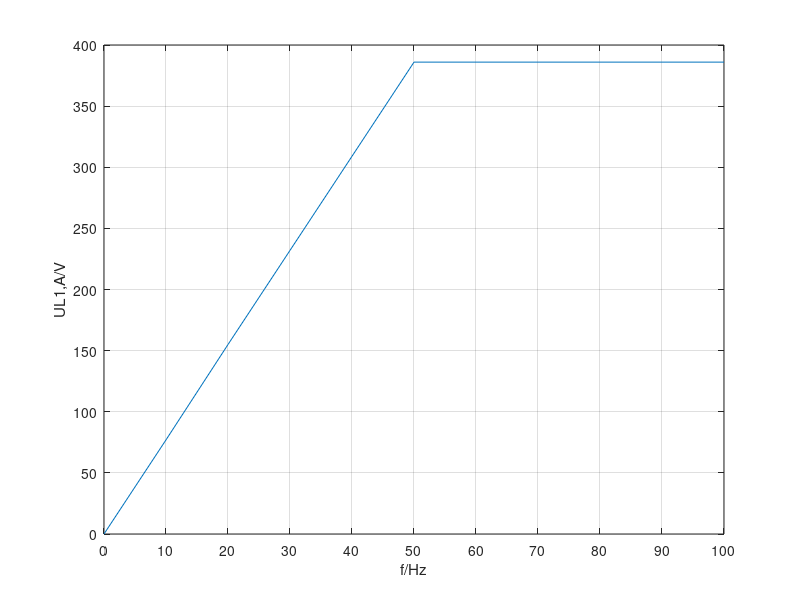

This chart was generated by the following MATLAB code: (Note: this script raises an error after producing the figure.)
f = 0:10:100;
u = [0 77 155 232 309 386 386 386 386 386 386];

plot(f,u)

xticks([0:10:100]);
yticks([0:50:400]);

xlabel('f/Hz');
ylabel('UL1,A/V');

grid('on')

matlab2tikz